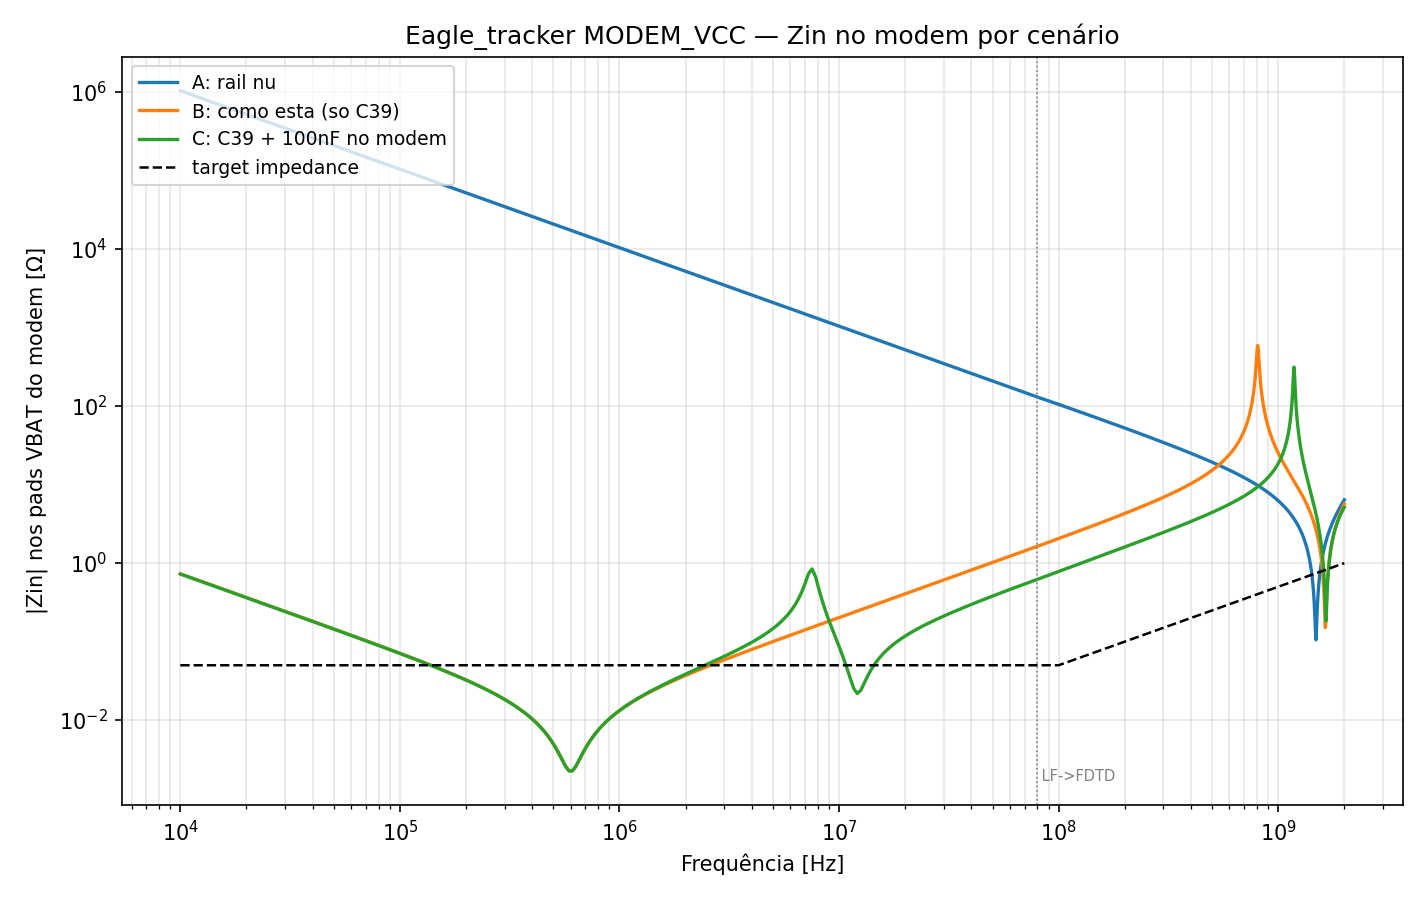

Here is the Python script that generated this plot:
"""Caso 9: PDN real do rail MODEM_VCC do Eagle_tracker.

Primeira aplicação do pipeline validado (casos 1-8) a uma placa real,
com geometria/stackup extraídos DIRETO do Altium via MCP (sem Gerber):
pour MODEM_VCC 27.3 x 17.2 mm no Int2 sobre GND sólido no Int1,
d = 1.232 mm (core), eps_r 4.2. Modem = cartão Mini PCIe no CN4
(VBAT nos pads 39/41); alimentação via load switch U10; decap único
C39 = 22 uF X5R 0805.

Cenários no pino do modem:
  A. rail nu (sem decap) — referência
  B. como está: só C39
  C. proposta: C39 + 100 nF 0402 junto aos pads 39/41 do modem

Target: rail 3.3 V, ripple 3%, burst 2 A (classe GSM do cartão mPCIe)
-> Zt = 49.5 mohm plano até 100 MHz, +20 dB/dec acima.

Uso: python study.py  (após a extração zmat_modem_vcc.csv)
Saídas: study.png, report.md
"""

import sys
from pathlib import Path

import numpy as np
import matplotlib
matplotlib.use('Agg')
import matplotlib.pyplot as plt

HERE = Path(__file__).resolve().parent
sys.path.insert(0, str(HERE.parents[1]))
from pdn import network, target, lowfreq
from pdn.capacitor import Decap

V_RAIL, RIPPLE, DI = 3.3, 0.03, 2.0
F_KNEE = 100e6

# C39 real: 22 uF X5R 16V 0805. ESR/ESL tipicos 0805; l_mnt inclui as
# vias atravessando o core de 1.23 mm ate os planos (dominante aqui).
# Sem derating de DC bias (X5R 16V a 3.3 V: ~-10-15%, nota no report).
C39 = Decap(c=22e-6, esr=4e-3, esl=0.7e-9, l_mnt=1.0e-9, name='C39 22uF')
C_PROP = Decap(c=100e-9, esr=20e-3, esl=0.5e-9, l_mnt=0.8e-9,
               name='100nF 0402 proposto')

P_MODEM, P_C39, P_U10, P_PROP = 0, 1, 2, 3


def load_zmat(path, n):
    with open(path) as fh:
        header = fh.readline().strip().split(',')
    d = np.loadtxt(path, delimiter=',', skiprows=1)
    col = {name.strip(): k for k, name in enumerate(header)}
    f = d[:, col['f_Hz']]
    z = np.empty((len(f), n, n), dtype=complex)
    for i in range(1, n + 1):
        for j in range(1, n + 1):
            z[:, i - 1, j - 1] = (d[:, col[f'ReZ{i}{j}']]
                                  + 1j * d[:, col[f'ImZ{i}{j}']])
    return f, z


def main():
    f_hf, z_hf = load_zmat(HERE / 'zmat_modem_vcc.csv', 4)

    # banda confiável do FDTD (>= 80 MHz) + extensão LF até 10 kHz
    hf = f_hf >= 80e6
    f_lf = np.logspace(4, np.log10(60e6), 240)
    z_lf, model_lf, mism = lowfreq.extend_lf(f_hf, z_hf, f_lf,
                                             fit_band=(80e6, 400e6))
    f_all = np.concatenate([f_lf, f_hf[hf]])
    z_all = np.concatenate([z_lf, z_hf[hf]], axis=0)

    zt = target.target_profile(f_all, V_RAIL, RIPPLE, DI, f_knee=F_KNEE)

    cenarios = {
        'A: rail nu': {},
        'B: como esta (so C39)': {P_C39: C39},
        'C: C39 + 100nF no modem': {P_C39: C39, P_PROP: C_PROP},
    }

    fig, ax = plt.subplots(figsize=(9.5, 6))
    report = [
        '# Caso 9 — PDN do rail MODEM_VCC (Eagle_tracker, placa real)\n',
        'Geometria/stackup extraídos do Altium via MCP; pipeline dos '
        'casos 1-8 (matriz Z FDTD + extensão LF + Schur + target).\n',
        f'Pour {27.27} x {17.17} mm, d = 1.232 mm (core), eps_r 4.2; '
        f'mismatch Im do lumped LF: {mism*100:.2f}%.\n',
        f'Target: {V_RAIL} V, ripple {RIPPLE*100:.0f}%, burst '
        f'{DI:.0f} A -> Zt = {target.target_z(V_RAIL, RIPPLE, DI)*1e3:.1f}'
        f' mohm até {F_KNEE/1e6:.0f} MHz.\n',
    ]

    for nome, caps in cenarios.items():
        zin = network.z_in(f_all, z_all, P_MODEM, caps)
        ax.loglog(f_all, np.abs(zin), label=nome, lw=1.6)
        viols = target.violations(f_all, np.abs(zin), zt)
        report.append(f'## {nome}')
        if not viols:
            report.append('- atende Zt em toda a banda\n')
        else:
            for f0v, f1v, ratio in viols:
                report.append(
                    f'- VIOLA Zt de {f0v/1e6:.3g} a {f1v/1e6:.3g} MHz '
                    f'(pior: {ratio:.1f}x)')
            report.append('')

    ax.loglog(f_all, zt, 'k--', lw=1.2, label='target impedance')
    ax.axvline(80e6, color='gray', ls=':', lw=0.8)
    ax.text(80e6, ax.get_ylim()[0] * 2, ' LF->FDTD', fontsize=7,
            color='gray')
    ax.set_xlabel('Frequência [Hz]')
    ax.set_ylabel('|Zin| nos pads VBAT do modem [$\\Omega$]')
    ax.set_title('Eagle_tracker MODEM_VCC — Zin no modem por cenário')
    ax.grid(True, which='both', alpha=0.3)
    ax.legend(loc='upper left', fontsize=9)
    fig.tight_layout()
    fig.savefig(HERE / 'study.png', dpi=150)

    report.append(
        '\n## Interpretação de engenharia\n'
        '- O cartão mPCIe carrega os próprios decaps de HF: o dever do '
        'HOST é a faixa baixa/média. As violações acionáveis são:\n'
        '  1. **< 137 kHz (14.6x)**: o envelope do burst GSM (217 Hz+) '
        'não tem reservatório — falta BULK. Recomendação: 220 uF '
        '(polímero/tântalo baixo-ESR) junto ao CN4;\n'
        '  2. **2.6-30 MHz**: só o C39 não cobre; o 100 nF nos pads '
        '39/41 (cenário C) corta a região de 10-30 MHz e cria o dip '
        'local em 12 MHz — recomendado; adicionar um segundo 100 nF '
        'nos pads 2/52;\n'
        '- acima de ~50 MHz a responsabilidade é do cartão (decaps '
        'onboard) — as violações de HF do host são esperadas e não '
        'acionáveis deste lado;\n'
        '- o plano contribui pouco aqui: d = 1.23 mm dá C interplano '
        'minúscula (~2.6 pF/cm2) — o rail vive dos capacitores, e a '
        'indutância de espalhamento do pour (~1-2 nH) define o teto '
        'de MF. Consistente com o modelo lumped: mismatch 0.75%.\n'
        '\n## Notas de modelagem\n'
        '- pour aproximado pelo bbox (o MCP não expõe os vértices); '
        'os pads mPCIe 2/52 (VBAT secundários) não modelados;\n'
        '- C39: 22 uF nominal sem derating de DC bias (X5R 16 V a '
        '3.3 V: ~-10-15%);\n'
        '- l_mnt inclui vias atravessando o core de 1.23 mm — dominante '
        'no laço do decap; estimativa +-0.5 nH;\n'
        '- primeiro modo de cavidade do pour: ~2.7 GHz (fora da banda) '
        '-> rail quasi-estático em toda a banda de interesse;\n'
        '- tan_d 0.02 assumido (stackup não especifica).\n')
    (HERE / 'report.md').write_text('\n'.join(report), encoding='utf-8')
    print('\n'.join(report))


if __name__ == '__main__':
    main()
